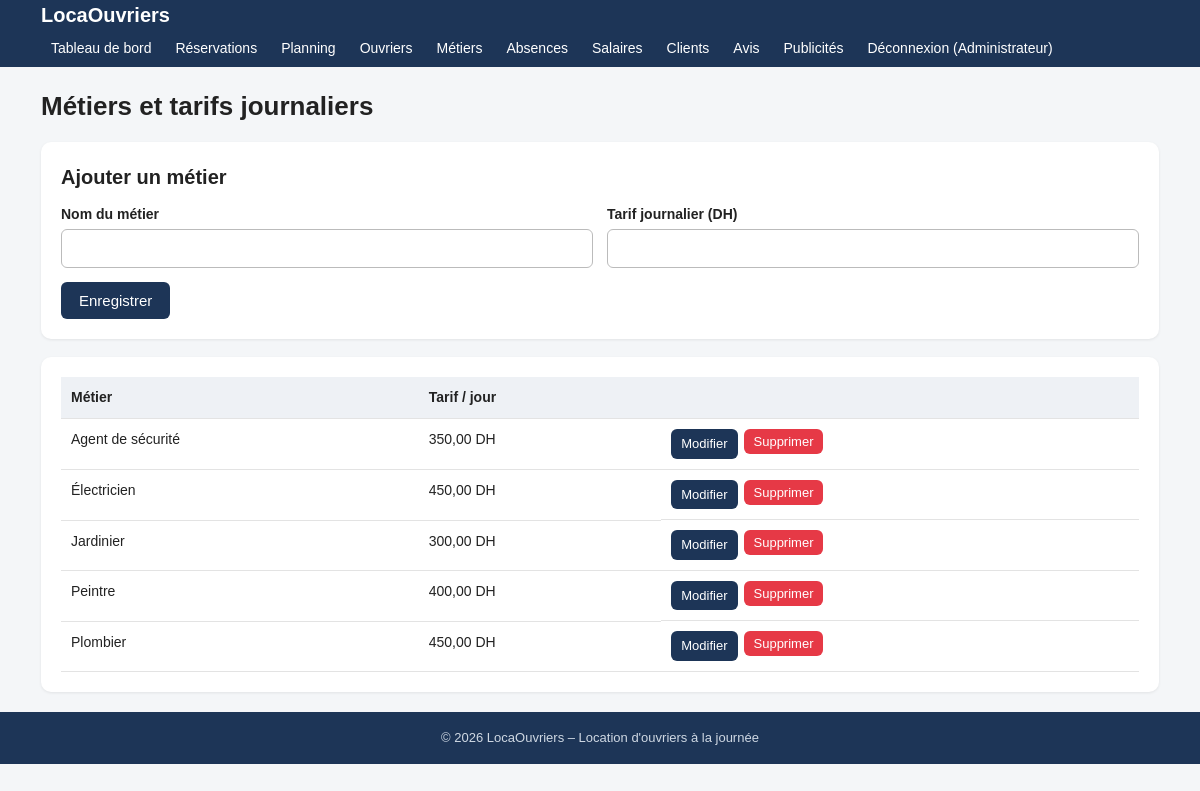
The page /admin/trades (signed in) on the database its author committed.
### tables this page shows
CREATE TABLE trades (
  id INT AUTO_INCREMENT PRIMARY KEY,
  nom VARCHAR(100) NOT NULL,
  tarif_journalier DECIMAL(10,2) NOT NULL
);

### app/core/Controller.php (called while the page is built, shortened)
<?php
abstract class Controller
{
    protected function render(string $view, array $data = [], string $layout = 'main'): void
    {
        extract($data);
        $viewFile = APP . '/views/' . $view . '.php';
        require $viewFile;
    }
    protected function input(string $key, $default = ''): string
    {
        return trim((string)($_POST[$key] ?? $_GET[$key] ?? $default));
    }
}

### app/controllers/AdminController.php (called while the page is built, shortened)
<?php
class AdminController extends Controller
{
    public function trades(): void
    {
        $edit = $this->input('edit') !== '' ? Trade::find((int)$this->input('edit')) : null;
        $this->render('admin/trades', ['trades' => Trade::all_(), 'edit' => $edit]);
    }
}

### app/core/Router.php (called while the page is built, shortened)
<?php
class Router
{
    public function dispatch(string $url): void
    {
        $parts = array_values(array_filter(explode('/', trim($url, '/')), 'strlen'));
        $action = $parts[1] ?? 'index';
        $params = array_slice($parts, 2);
        $obj = new $class();
        call_user_func_array([$obj, $action], $params);
    }
}

### public/index.php (called while the page is built, shortened)
<?php
require APP . '/core/helpers.php';
require APP . '/core/Database.php';
require APP . '/core/Model.php';
require APP . '/core/Controller.php';
require APP . '/core/Router.php';
(new Router())->dispatch($_GET['url'] ?? '');

### app/core/Database.php (called while the page is built)
<?php
class Database
{
    private static ?PDO $pdo = null;
    public static function pdo(): PDO
    {
        if (self::$pdo === null) {
            $c = $GLOBALS['config'];
            $dsn = "mysql:host={$c['db_host']};dbname={$c['db_name']};charset=utf8mb4";
            self::$pdo = new PDO($dsn, $c['db_user'], $c['db_pass'], [
                PDO::ATTR_ERRMODE            => PDO::ERRMODE_EXCEPTION,
                PDO::ATTR_DEFAULT_FETCH_MODE => PDO::FETCH_ASSOC,
                PDO::ATTR_EMULATE_PREPARES   => false,
            ]);
        }
        return self::$pdo;
    }
}

### app/core/Model.php (called while the page is built, shortened)
<?php
abstract class Model
{
    protected static function db(): PDO { return Database::pdo(); }
    protected static function query(string $sql, array $params = []): PDOStatement
    {
        $st = self::db()->prepare($sql);
        $st->execute($params);
        return $st;
    }
    protected static function all(string $sql, array $params = []): array
    {
        return self::query($sql, $params)->fetchAll();
    }
}

### app/models/Trade.php (called while the page is built, shortened)
<?php
class Trade extends Model
{
    public static function all_(): array { return self::all('SELECT * FROM trades ORDER BY nom'); }
}

### app/views/admin/trades.php (the view, shortened to what this page needs)
<h1>Métiers et tarifs journaliers</h1>
<div class="card">
  <h2><?= $edit ? 'Modifier le métier' : 'Ajouter un métier' ?></h2>
  <form method="post" action="<?= e(url('admin/trades')) ?>">
    <div class="grid2">
      <div class="row"><label>Nom du métier</label><input type="text" name="nom" value="<?= e($edit['nom'] ?? '') ?>" required></div>
      <div class="row"><label>Tarif journalier (DH)</label><input type="number" step="0.01" min="1" name="tarif_journalier" value="<?= e($edit['tarif_journalier'] ?? '') ?>" required></div>
    </div>
    <button class="btn" type="submit">Enregistrer</button>
  </form>
</div>
<div class="card table-wrap">
<table>
  <tr><th>Métier</th><th>Tarif / jour</th><th></th></tr>
  <?php foreach ($trades as $t): ?>
  <tr><td><?= e($t['nom']) ?></td><td><?= money($t['tarif_journalier']) ?></td>
    <td class="actions"><a class="btn small" href="<?= e(url('admin/trades?edit=' . $t['id'])) ?>">Modifier</a>
      <?= postBtn('admin/trade_delete/' . $t['id'], 'Supprimer', 'btn small red', 'Supprimer ce métier ?') ?></td></tr>
  <?php endforeach; ?>
</table>
</div>

### app/core/helpers.php (shortened to what this page needs)
<?php
function e($v): string { return htmlspecialchars((string)$v, ENT_QUOTES, 'UTF-8'); }
function url(string $path = ''): string { return BASE_URL . '/' . ltrim($path, '/'); }
function money($n): string { return number_format((float)$n, 2, ',', ' ') . ' DH'; }
function postBtn(string $path, string $label, string $class = 'btn small', string $confirm = '', array $hidden = []): string {
    $h = '<form class="inline" method="post" action="' . e(url($path)) . '"'
       . ($confirm !== '' ? ' onsubmit="return confirm(\'' . e(addslashes($confirm)) . '\')"' : '') . '>' . Csrf::field();
    return $h . '<button class="' . e($class) . '" type="submit">' . e($label) . '</button></form>';
}

### public/css/style.css (style rules this page uses)
* { box-sizing:border-box }
body { margin:0;font-family:Arial,Helvetica,sans-serif;background:#f4f6f8;color:#222;line-height:1.5 }
a { color:#1b5fa7;text-decoration:none }
.card { background:#fff;border-radius:10px;padding:20px;margin-bottom:18px;box-shadow:0 1px 3px rgba(0,0,0,.08) }
h1 { font-size:26px;margin:0 0 16px }
h2 { font-size:20px;margin:0 0 12px }
form .row { margin-bottom:14px }
label { display:block;font-weight:bold;font-size:14px;margin-bottom:4px }
input[type=text],input[type=email],input[type=password],input[type=number],input[type=date],input[type=url],input[type=file],select,textarea { width:100%;padding:10px;border:1px solid #bbb;border-radius:6px;font-size:15px;background:#fff }
.grid2 { display:grid;grid-template-columns:1fr 1fr;gap:14px }
.btn,button.btn { display:inline-block;background:#1d3557;color:#fff;border:0;padding:10px 18px;border-radius:6px;cursor:pointer;font-size:15px }
.btn.red { background:#e63946 }
.btn.small { padding:5px 10px;font-size:13px }
.inline { display:inline }
table { width:100%;border-collapse:collapse;background:#fff }
th,td { padding:10px;border-bottom:1px solid #e3e3e3;text-align:left;font-size:14px;vertical-align:top }
th { background:#eef1f5 }
.table-wrap { overflow-x:auto }
.actions { display:flex;gap:6px;flex-wrap:wrap }

### rows shown on the page
trades: nom "Agent de sécurité", tarif_journalier "350,00 DH"
trades: nom "Électricien", tarif_journalier "450,00 DH"
trades: nom "Jardinier", tarif_journalier "300,00 DH"
trades: nom "Peintre", tarif_journalier "400,00 DH"
trades: nom "Plombier", tarif_journalier "450,00 DH"

### other values the page prints
$site "LocaOuvriers"
$user['nom'] "Administrateur"
